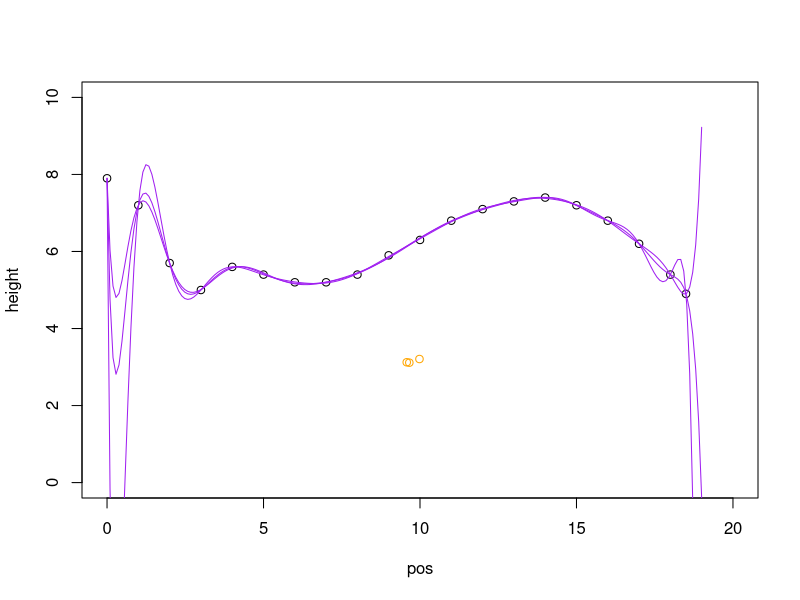

Here is the R script that generated this plot:
'
This program was written for a project in Mr. Bilodeau AP Calc class
Given an object and transposed into coordinates (pos, height)
Find the center of mass via regression
and regress the center of mass
'

pos <- c(0, 1, 2, 3, 4, 5, 6, 7, 8, 9, 10, 11, 12, 13, 14, 15, 16, 17, 18, 18.5)
height <- c(7.9, 7.2, 5.7, 5, 5.6, 5.4, 5.2, 5.2, 5.4, 5.9, 6.3, 6.8, 7.1, 7.3, 7.4, 7.2, 6.8, 6.2, 5.4, 4.9)

projection <- function(reg, x){ # Functional representation of regression estimates
	return(predict(reg,newdata=data.frame(pos=x)))
}

integ <- function(fun, lower, upper, parts){ #Riemann sum of a given function
	sum <- 0
	dx <- abs((upper - lower) / parts)

	for(i in 0:parts){
		sum <- sum + fun(lower + i*dx) * dx
	}

	return(sum)
}


center_of_mass <- function(f, g, lower, upper, parts = 500){ #Center of mass
	area <- integ(f, lower, upper, parts) - integ(g, lower, upper, parts)

	I_x <- function(x){ # Calculates integral for the center_m's x_coordinate
		return (x*(f(x) - g(x)))
	}

	I_y <- function(x){ #Calculates integral for the center_m's y_coordinate
		return (0.5 * (f(x) * f(x) - g(x)*g(x)))
	}

	
	c_x <- 1/area * integ(I_x, lower, upper, parts)
	c_y <- 1/area * integ(I_y, lower, upper, parts)

	return ((c(c_x, c_y)))
}

xplot = seq(0, 19, length = 200 )

colors <- c("red", "green", "blue", "orange", "yellow", "purple", "black")


test <- function(){
	proj <- function(x){ 
		return(sqrt(x))
	}
	bound <- function(x){
		return(x^3)
	}
	xx = seq(0, 1, length = 500)
	yy = lapply(xx, FUN = proj)
	yy2 = lapply(xx, FUN = bound)
	
	cm <- center_of_mass(proj, bound, 0, 1, 500)
	plot(xx, yy, type = 'l', col = 'green', xlim = c(0, 1), ylim = c(0, 2))
	lines(xx, yy2, type = 'l', col = 'red')
	print(cm)
}

solve <- function(deg1, deg2){
	plot(pos, height, xlim = c(0, 20), ylim = c(0, 10))
	
	cm_x <- NULL
	cm_y <- NULL
	r2 <- NULL
	for(deg in deg1:deg2){
		curve <- lm(height ~ poly(pos, deg))
		lines(xplot, predict(curve, newdata = data.frame(pos = xplot)), col = colors[(deg / 3) + 1])
		proj <- function(x){
			return (predict(curve, newdata = data.frame(pos = x)))
		}
		bound <- function(x){
			return (0)
		}
		r2 <- rbind(r2,c(deg, summary(curve)$r.squared)) 
		cm <- center_of_mass(proj, bound, 0, 18.5, 500)
		points(x=c(cm[1]), y= c(cm[2]), col = colors[(deg / 5) + 1])
		cm_x <- c(cm_x, cm[1])
		cm_y <- c(cm_y, cm[2])
		#print("Regression for degree")
		#print(deg)
		#print(cm)
	}

	mu_x = paste("X mu ", mean(cm_x))
	mu_y = paste("Y mu ", mean(cm_y))

	print(mu_x)
	print(mu_y)
	r2[order(-r2[,2], r2[, 1]), ]
}

solve(15, 17)